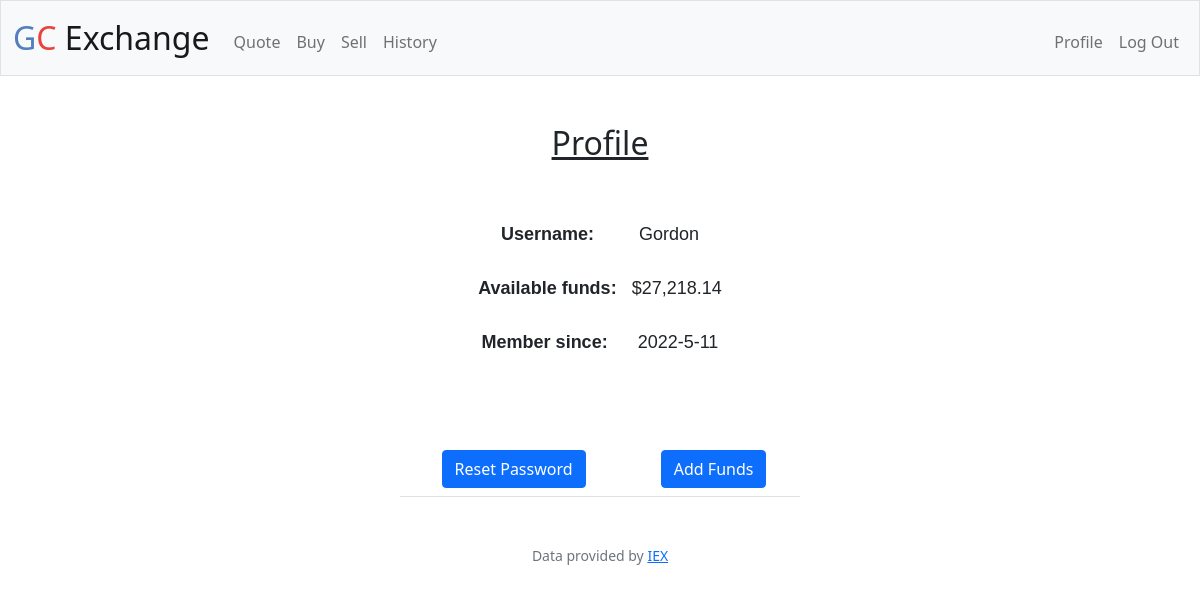
Screenshot of /profile (signed in) with the database file from the repository.
### tables this page shows
CREATE TABLE users (id INTEGER PRIMARY KEY AUTOINCREMENT NOT NULL, username TEXT NOT NULL, hash TEXT NOT NULL, cash NUMERIC NOT NULL DEFAULT 10000.00, 'join_date' TEXT);

### app.py (the view)
@app.route("/profile")
@login_required
def profile():
    user = db.execute("SELECT * FROM users WHERE id is ?", session["user_id"])
    return render_template("profile.html", user=user)

### app.py (called while the page is built)
@app.after_request
def after_request(response):
    response.headers["Cache-Control"] = "no-cache, no-store, must-revalidate"
    response.headers["Expires"] = 0
    response.headers["Pragma"] = "no-cache"
    return response

### helpers.py (called while the page is built)
def login_required(f):
    @wraps(f)
    def decorated_function(*args, **kwargs):
        if session.get("user_id") is None:
            return redirect("/login")
        return f(*args, **kwargs)
    return decorated_function

def usd(value):
    return f"${value:,.2f}"

### templates/profile.html (shortened to what this page needs)
{% extends "layout.html" %}
{% block main %}
    <h2 style="text-decoration-line: underline;">Profile</h2>
    <br>
    <pre>
        <p><b>Username:</b>         {{ user[0]["username"] }}
<b>Available funds:</b>   {{ user[0]["cash"] | usd }}
<B>Member since:</B>      {{ user[0]["join_date"] }}</p>
    </pre>
    <table class="table indexTB" style="max-width: 400px; text-align: center;">
        <td>
            <form action="/reset" method="get">
                <button class="btn btn-primary" type="submit">Reset Password</button>
            </form>
        </td>
        <td>
            <form action="/addCash" method="get">
                <button class="btn btn-primary" type="submit">Add Funds</button>
            </form>
        </td>
    </table>
{% endblock %}

### static/styles.css (style rules this page uses)
.indexTB { width: 60%; margin: 0 auto; }
pre { font-family: Tahoma, Verdana, sans-serif; font-size: 18px; text-align: center; padding: 0; }

### rows the page displays
users: username "Gordon", cash "$27,218.14", join_date "2022-5-11"
